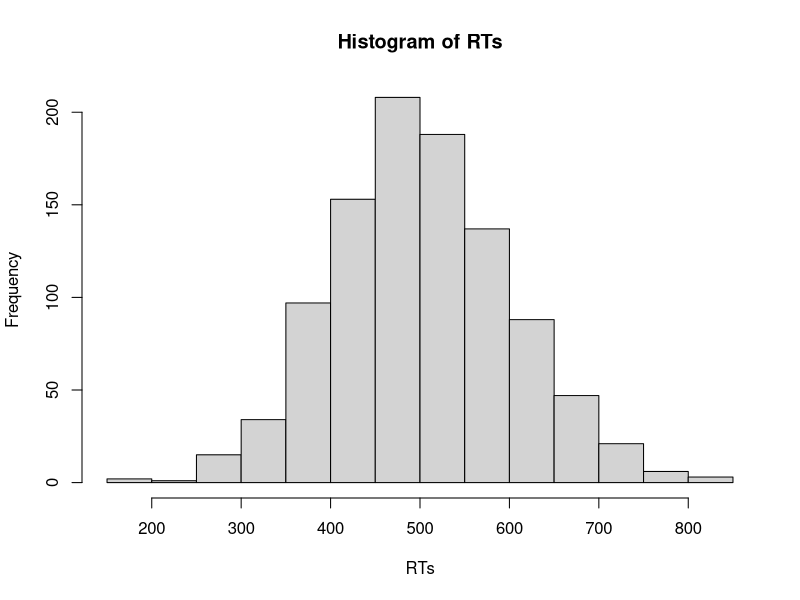
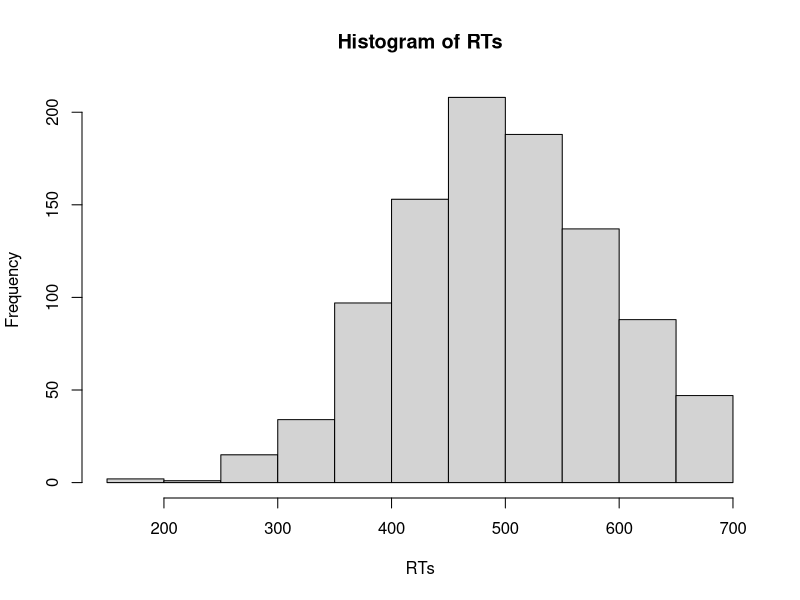
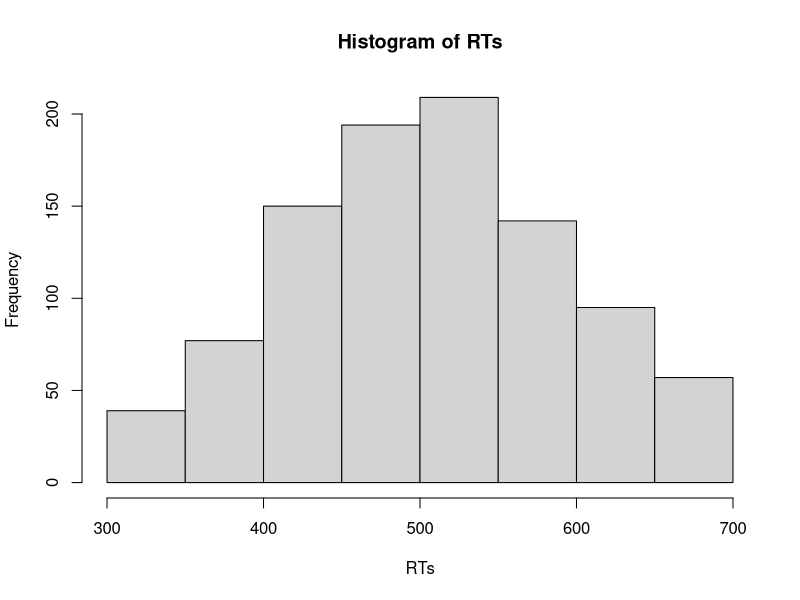

These figures' R source, in order:
## ---- chunk 1
# Hier werden zwei Variablen - x und y - definiert
x <- 2
y <- 3

## ---- chunk 2
x
## ---- chunk 3
x+y
x*y
## ---- chunk 4
z <- x*10
## ---- chunk 5
x
z
## ---- chunk 6
# Beispiele für gute Variablennamen

durchschnittliches_Alter <- 23
MW_Alter <- 23

durchschnittliches_Evaluationsergebnis_KursA <- 2
MW_Evaluationsergebnis_KursA <- 2
## ---- chunk 7
Vektor_numeric <- c(1, 2, 3, 4, 5, 6:10)
## ---- chunk 8
mode(Vektor_numeric)
## ---- chunk 9
Vektor_numeric*2
## ---- chunk 10
punkte_MC_Fragen <- c(5, 2, 2, 4, 3, 2, 1, 0, 1, 4)
punkte_offene_Fragen <- c(3, 4, 5, 0, 2, 3, 1, 3, 5, 1)
klausurergebnis <- punkte_MC_Fragen + punkte_offene_Fragen
klausurergebnis

## ---- chunk 11
"Alpha" 
'Beta'
Vektor_character <- c("Lea", "Luke", "Han", "Chewy") 
mode(Vektor_character)
## ---- chunk 12
Geschlecht <- c("männlich", "weiblich", "weiblich", "divers", "weiblich")
Studienfach <- c("Psychologie", "Medizin", "Informatik", "Sportwissenschaft", "Biologie")
## ---- chunk 13
TRUE 
FALSE
Vektor_logical <- c(TRUE, TRUE, FALSE, TRUE) 
mode(Vektor_logical)
## ---- chunk 14
# Hier wird festgehalten, welche Versuchspersonen (id) die Studie 
# vollständig abgeschlossen haben (Studie_abgeschlossen)
id <- c(1:10)
Studie_abgeschlossen <- c(TRUE, TRUE, FALSE, TRUE, TRUE, FALSE, FALSE, TRUE, TRUE, TRUE) 
## ---- chunk 15
## Logisches UND
TRUE & TRUE
TRUE & FALSE
FALSE & FALSE
## ---- chunk 16
## Logisches ODER
TRUE | TRUE
TRUE | FALSE
FALSE | FALSE
## ---- chunk 17
## Logisches NICHT
!TRUE
!FALSE
## ---- chunk 18
Bedingung <- c (0, 1, 1, 0, 1, 0, 0, 1)

Vektor_factor <- factor(x = Bedingung, 
                        levels = c(0,1),
                        labels = c("Kontrollgruppe", "Experimentalgruppe"))
Vektor_factor
mode(Vektor_factor)
## ---- chunk 19
alter <- c (21, 25, 29, 24, NA, 19, 23, 24, 20)
## ---- chunk 20
daten <- c (3, 7, 9, 0, 1, 1, 4, 5)
daten[3]
# Hier wird das dritte Element ausgewählt
## ---- chunk 21
daten[-3]
# Hier werden alle Elemente außer des dritten ausgewählt
## ---- chunk 22
daten[2:5]
# Hier werden die Elemente 2, 3, 4 und 5 ausgewählt
## ---- chunk 23
daten[c(2, 7)]
# Hier werden die Elemente 2 und 7 ausgewählt
## ---- chunk 24
ausgewaehlte_daten <- daten[c(2, 7)]
## ---- chunk 25
alter <- c(20, 21, 24, 25, 32, 17, 65, 22)
alter >= 18
## ---- chunk 26
# Hier überprüfen wir, welche Versuchspersonen jünger als 18 Jahre sind
alter < 18

# Wir können auch überprüfen, welche Versuchspersonen genau 18 Jahre sind
alter == 18
## ---- chunk 27
# Hier wird überprüft, welche Versuchspersonen Psychologie studieren
Studienfach <- c("Psychologie", "Medizin", "Informatik", "Sportwissenschaft", "Biologie")
Studienfach == "Psychologie"
## ---- chunk 28
Bedingung <- c (0, 1, 1, 0, 1, 0, 0, 1)

Bedingung <- factor(x = Bedingung, 
                        levels = c(0,1),
                        labels = c("Kontrollgruppe", "Experimentalgruppe"))

# Hier wird überprüft, welche Versuchspersonen der Experimentalgruppe angehören
Bedingung == "Experimentalgruppe"
## ---- chunk 29
Testwerte <- c(80, 57, 93, 85, 72, 65, -9)
Testwerte == -9
## ---- chunk 30
fehlende_Werte <- Testwerte == -9
## ---- chunk 31
Testwerte[fehlende_Werte] <- NA

# Hier wurde der Werte -9 durch NA ersetzt:
Testwerte
## ---- chunk 32
# Als erstes werden 1000 Trials einer Versuchsperson simuliert
RTs <- rnorm(n = 1000, mean = 500, sd = 100)
hist(RTs)

# In diesem Vektor von Reaktionszeiten werden alle RTs, die länger als 700 ms sind, entfernt
Ausreisser <- RTs > 700
RTs[Ausreisser] <- NA
hist(RTs)
## ---- chunk 33
RTs <- rnorm(n = 1000, mean = 500, sd = 100)

# Hier wird der logische Vergleich direkt als Index von RTs genutzt.
RTs[RTs > 700] <- NA
## ---- chunk 34
RTs <- rnorm(n = 1000, mean = 500, sd = 100)

# Hier wird der logische Vergleich direkt als Index von RTs genutzt.
RTs[RTs > 700] <- 700
## ---- chunk 35
# Als erstes werden 1000 Trials einer Versuchsperson simuliert
RTs <- rnorm(n = 1000, mean = 500, sd = 100)

# Dann werden untere und obere Grenzen als Variablen definiert. Dies hat den
# Vorteil, dass Sie einfach diese Variablen im Code anpassen können, wenn Sie 
# die Kriterien zur Ausreißeranalyse anpassen möchten.

untere_Grenze <- 300
obere_Grenze <- 700

# In diesem Vektor von Reaktionszeiten werden alle RTs, die schneller als 200 ms
# oder länger als 700 ms sind, entfernt. Dazu wird der logische ODER-Operator 
# benötigt; es sollen solche Trials identifiziert werden, die < 300 ms ODER 
# > 700 ms sind.
Ausreisser <- (RTs > obere_Grenze | RTs < untere_Grenze)
RTs[Ausreisser] <- NA

# Im Histogramm ist zu sehen, dass sowohl sehr schnelle als auch sehr langsame
# Trials aus den Daten entfernt wurden.
hist(RTs)
